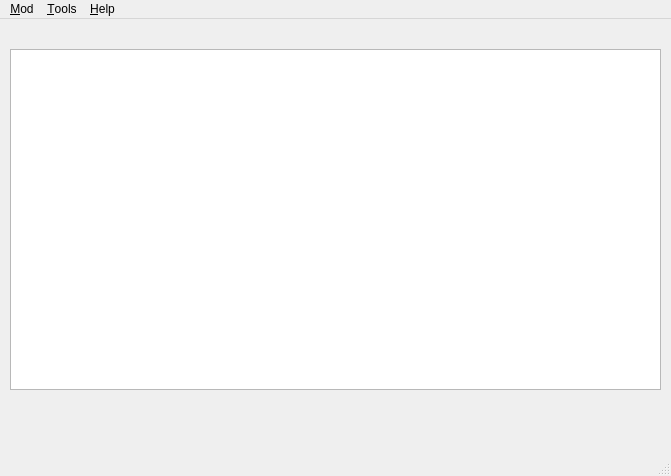
<?xml version="1.0" encoding="UTF-8"?>
<ui version="4.0">
 <class>MainWindow</class>
 <widget class="QMainWindow" name="MainWindow">
  <property name="geometry">
   <rect>
    <x>0</x>
    <y>0</y>
    <width>671</width>
    <height>476</height>
   </rect>
  </property>
  <property name="windowTitle">
   <string>MCModFounder</string>
  </property>
  <property name="windowIcon">
   <iconset>
    <normaloff>../../../../media/endermanlotr/741243CC12439252/Users/EndermanLOTR/IconManagement/m12.ico</normaloff>../../../../media/endermanlotr/741243CC12439252/Users/EndermanLOTR/IconManagement/m12.ico</iconset>
  </property>
  <widget class="QWidget" name="centralWidget">
   <widget class="QTextBrowser" name="textBrowserList">
    <property name="geometry">
     <rect>
      <x>10</x>
      <y>30</y>
      <width>651</width>
      <height>341</height>
     </rect>
    </property>
   </widget>
  </widget>
  <widget class="QMenuBar" name="menuBar">
   <property name="geometry">
    <rect>
     <x>0</x>
     <y>0</y>
     <width>671</width>
     <height>29</height>
    </rect>
   </property>
   <widget class="QMenu" name="menu_Mod">
    <property name="title">
     <string>&amp;Mod</string>
    </property>
    <addaction name="action_Update_List"/>
    <addaction name="separator"/>
    <addaction name="action_Import_List_URL"/>
   </widget>
   <widget class="QMenu" name="menu_Tools">
    <property name="title">
     <string>&amp;Tools</string>
    </property>
    <addaction name="action_Settings"/>
   </widget>
   <widget class="QMenu" name="menu_Help">
    <property name="title">
     <string>&amp;Help</string>
    </property>
    <addaction name="action_About"/>
   </widget>
   <addaction name="menu_Mod"/>
   <addaction name="menu_Tools"/>
   <addaction name="menu_Help"/>
  </widget>
  <widget class="QStatusBar" name="statusBar"/>
  <action name="action_Update_List">
   <property name="text">
    <string>&amp;Update List...</string>
   </property>
  </action>
  <action name="MenuLine1">
   <property name="text">
    <string>-</string>
   </property>
  </action>
  <action name="action_Import_List_URL">
   <property name="text">
    <string>&amp;Import List URL</string>
   </property>
  </action>
  <action name="action_Settings">
   <property name="text">
    <string>&amp;Settings</string>
   </property>
  </action>
  <action name="action_About">
   <property name="text">
    <string>&amp;About</string>
   </property>
  </action>
 </widget>
 <layoutdefault spacing="6" margin="11"/>
 <resources/>
 <connections/>
</ui>
